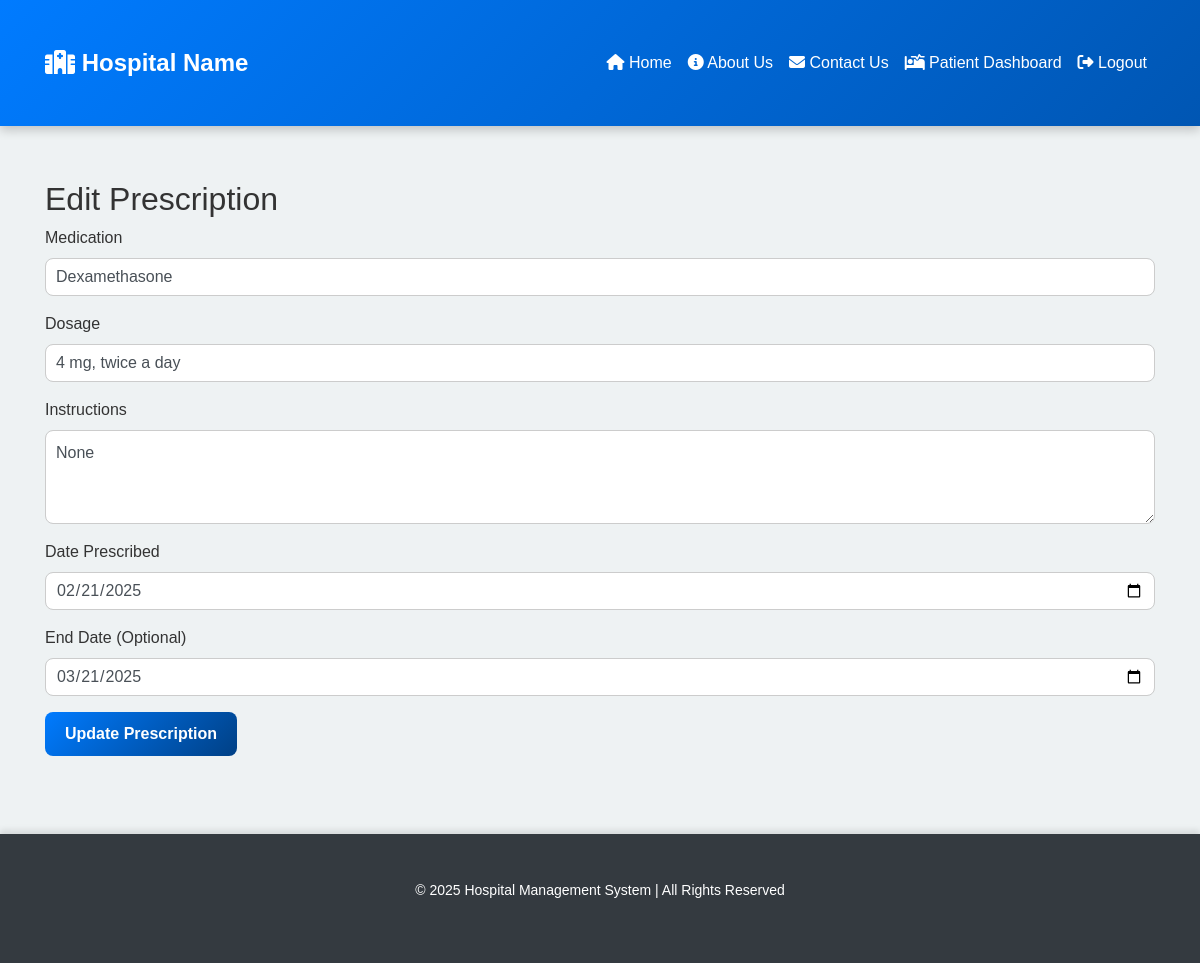
The app's page /doctor/prescription/edit/1 (signed in) with its own data.
### app/models.py (models this page shows)
class Prescription(db.Model):
    __tablename__ = 'prescription'
    id = db.Column(db.Integer, primary_key=True)
    patient_id = db.Column(db.Integer, db.ForeignKey('patient.id'), nullable=False)
    doctor_id = db.Column(db.Integer, db.ForeignKey('doctor.id'), nullable=False)
    medicine_name = db.Column(db.String(100), nullable=False)
    dosage = db.Column(db.String(100), nullable=False)
    instructions = db.Column(db.Text, nullable=True)
    date_prescribed = db.Column(db.DateTime, default=datetime.utcnow)
    end_date = db.Column(db.DateTime, nullable=True)
    patient = db.relationship('Patient', back_populates='prescriptions')
    doctor = db.relationship('Doctor', back_populates='prescriptions')

### app/routes.py (the view, shortened to what this page needs)
@doctor_routes.route('/prescription/edit/<int:prescription_id>', methods=['GET', 'POST'])
def edit_prescription(prescription_id):
    prescription = Prescription.query.get_or_404(prescription_id)
    return render_template('edit_prescription.html', prescription=prescription)

### app/__init__.py (called while the page is built)
@login_manager.user_loader
def load_user(user_id):
    return User.query.get(int(user_id))

### app/templates/edit_prescription.html
{% extends "base.html" %}
{% block content %}
<h2>Edit Prescription</h2>
<form method="POST">
    <div class="form-group">
        <label for="medication">Medication</label>
        <input type="text" class="form-control" id="medication" name="medication" value="{{ prescription.medicine_name }}" required>
    </div>
    <div class="form-group">
        <label for="dosage">Dosage</label>
        <input type="text" class="form-control" id="dosage" name="dosage" value="{{ prescription.dosage }}" required>
    </div>
    <div class="form-group">
        <label for="instructions">Instructions</label>
        <textarea class="form-control" id="instructions" name="instructions" rows="3">{{ prescription.instructions }}</textarea>
    </div>
    <div class="form-group">
        <label for="date_prescribed">Date Prescribed</label>
        <input type="date" class="form-control" id="date_prescribed" name="date_prescribed" value="{{ prescription.date_prescribed.strftime('%Y-%m-%d') }}" required>
    </div>
    <div class="form-group">
        <label for="end_date">End Date (Optional)</label>
        <input type="date" class="form-control" id="end_date" name="end_date" value="{{ prescription.end_date.strftime('%Y-%m-%d') if prescription.end_date else '' }}">
    </div>
    <button type="submit" class="btn btn-primary">Update Prescription</button>
</form>
{% endblock %}

### app/static/css/styles.css (style rules this page uses)
body { font-family: 'Poppins', sans-serif; background-color: #eef2f3; color: #333; margin: 0; padding: 0; }
.btn-primary { background: linear-gradient(135deg, #007bff, #004085); border: none; font-size: 16px; font-weight: 600; padding: 10px 20px; transition: all 0.3s ease-in-out; border-radius: 8px; }
.form-control { border-radius: 8px; border: 1px solid #ccc; padding: 10px; transition: all 0.3s ease-in-out; }

### records on screen
Prescription: medication "Dexamethasone", dosage "4 mg, twice a day", instructions "None", date_prescribed "02/21/2025", end_date "03/21/2025"
